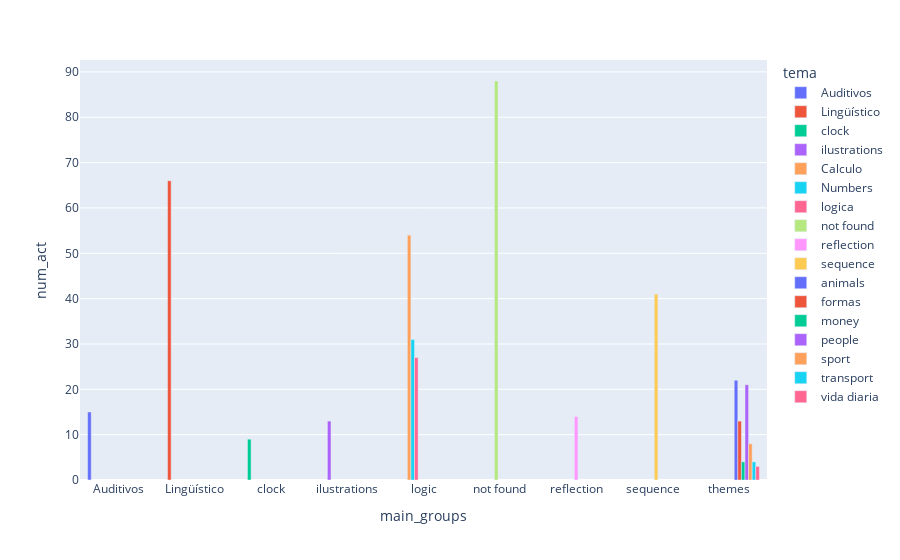

Here is the notebook cell this chart was saved with:
### Code cell
import plotly.express as px
clf_df["main_groups"] = clf_df["tema"].apply(classify)
px.bar(
    data_frame = clf_df.groupby(["main_groups", "tema"])["activity_id"].nunique().reset_index(name = "num_act"),
    x = "main_groups",
    y = "num_act",
    color = "tema",
    barmode = "group",
)

### Figure 1 — Plotly figure (JSON) as saved in the notebook; plotly's stock layout.template omitted (floating-point values rounded to 4 significant figures)
{"data": [{"alignmentgroup": "True", "hovertemplate": "tema=Auditivos<br>main_groups=%{x}<br>num_act=%{y}<extra></extra>", "legendgroup": "Auditivos", "marker": {"color": "#636efa", "pattern": {"shape": ""}}, "name": "Auditivos", "offsetgroup": "Auditivos", "orientation": "v", "showlegend": true, "textposition": "auto", "type": "bar", "x": ["Auditivos"], "xaxis": "x", "y": [15], "yaxis": "y"}, {"alignmentgroup": "True", "hovertemplate": "tema=Lingüístico<br>main_groups=%{x}<br>num_act=%{y}<extra></extra>", "legendgroup": "Lingüístico", "marker": {"color": "#EF553B", "pattern": {"shape": ""}}, "name": "Lingüístico", "offsetgroup": "Lingüístico", "orientation": "v", "showlegend": true, "textposition": "auto", "type": "bar", "x": ["Lingüístico"], "xaxis": "x", "y": [66], "yaxis": "y"}, {"alignmentgroup": "True", "hovertemplate": "tema=clock<br>main_groups=%{x}<br>num_act=%{y}<extra></extra>", "legendgroup": "clock", "marker": {"color": "#00cc96", "pattern": {"shape": ""}}, "name": "clock", "offsetgroup": "clock", "orientation": "v", "showlegend": true, "textposition": "auto", "type": "bar", "x": ["clock"], "xaxis": "x", "y": [9], "yaxis": "y"}, {"alignmentgroup": "True", "hovertemplate": "tema=ilustrations<br>main_groups=%{x}<br>num_act=%{y}<extra></extra>", "legendgroup": "ilustrations", "marker": {"color": "#ab63fa", "pattern": {"shape": ""}}, "name": "ilustrations", "offsetgroup": "ilustrations", "orientation": "v", "showlegend": true, "textposition": "auto", "type": "bar", "x": ["ilustrations"], "xaxis": "x", "y": [13], "yaxis": "y"}, {"alignmentgroup": "True", "hovertemplate": "tema=Calculo<br>main_groups=%{x}<br>num_act=%{y}<extra></extra>", "legendgroup": "Calculo", "marker": {"color": "#FFA15A", "pattern": {"shape": ""}}, "name": "Calculo", "offsetgroup": "Calculo", "orientation": "v", "showlegend": true, "textposition": "auto", "type": "bar", "x": ["logic"], "xaxis": "x", "y": [54], "yaxis": "y"}, {"alignmentgroup": "True", "hovertemplate": "tema=Numbers<br>main_groups=%{x}<br>num_act=%{y}<extra></extra>", "legendgroup": "Numbers", "marker": {"color": "#19d3f3", "pattern": {"shape": ""}}, "name": "Numbers", "offsetgroup": "Numbers", "orientation": "v", "showlegend": true, "textposition": "auto", "type": "bar", "x": ["logic"], "xaxis": "x", "y": [31], "yaxis": "y"}, {"alignmentgroup": "True", "hovertemplate": "tema=logica<br>main_groups=%{x}<br>num_act=%{y}<extra></extra>", "legendgroup": "logica", "marker": {"color": "#FF6692", "pattern": {"shape": ""}}, "name": "logica", "offsetgroup": "logica", "orientation": "v", "showlegend": true, "textposition": "auto", "type": "bar", "x": ["logic"], "xaxis": "x", "y": [27], "yaxis": "y"}, {"alignmentgroup": "True", "hovertemplate": "tema=not found<br>main_groups=%{x}<br>num_act=%{y}<extra></extra>", "legendgroup": "not found", "marker": {"color": "#B6E880", "pattern": {"shape": ""}}, "name": "not found", "offsetgroup": "not found", "orientation": "v", "showlegend": true, "textposition": "auto", "type": "bar", "x": ["not found"], "xaxis": "x", "y": [88], "yaxis": "y"}, {"alignmentgroup": "True", "hovertemplate": "tema=reflection<br>main_groups=%{x}<br>num_act=%{y}<extra></extra>", "legendgroup": "reflection", "marker": {"color": "#FF97FF", "pattern": {"shape": ""}}, "name": "reflection", "offsetgroup": "reflection", "orientation": "v", "showlegend": true, "textposition": "auto", "type": "bar", "x": ["reflection"], "xaxis": "x", "y": [14], "yaxis": "y"}, {"alignmentgroup": "True", "hovertemplate": "tema=sequence<br>main_groups=%{x}<br>num_act=%{y}<extra></extra>", "legendgroup": "sequence", "marker": {"color": "#FECB52", "pattern": {"shape": ""}}, "name": "sequence", "offsetgroup": "sequence", "orientation": "v", "showlegend": true, "textposition": "auto", "type": "bar", "x": ["sequence"], "xaxis": "x", "y": [41], "yaxis": "y"}, {"alignmentgroup": "True", "hovertemplate": "tema=animals<br>main_groups=%{x}<br>num_act=%{y}<extra></extra>", "legendgroup": "animals", "marker": {"color": "#636efa", "pattern": {"shape": ""}}, "name": "animals", "offsetgroup": "animals", "orientation": "v", "showlegend": true, "textposition": "auto", "type": "bar", "x": ["themes"], "xaxis": "x", "y": [22], "yaxis": "y"}, {"alignmentgroup": "True", "hovertemplate": "tema=formas<br>main_groups=%{x}<br>num_act=%{y}<extra></extra>", "legendgroup": "formas", "marker": {"color": "#EF553B", "pattern": {"shape": ""}}, "name": "formas", "offsetgroup": "formas", "orientation": "v", "showlegend": true, "textposition": "auto", "type": "bar", "x": ["themes"], "xaxis": "x", "y": [13], "yaxis": "y"}, {"alignmentgroup": "True", "hovertemplate": "tema=money<br>main_groups=%{x}<br>num_act=%{y}<extra></extra>", "legendgroup": "money", "marker": {"color": "#00cc96", "pattern": {"shape": ""}}, "name": "money", "offsetgroup": "money", "orientation": "v", "showlegend": true, "textposition": "auto", "type": "bar", "x": ["themes"], "xaxis": "x", "y": [4], "yaxis": "y"}, {"alignmentgroup": "True", "hovertemplate": "tema=people<br>main_groups=%{x}<br>num_act=%{y}<extra></extra>", "legendgroup": "people", "marker": {"color": "#ab63fa", "pattern": {"shape": ""}}, "name": "people", "offsetgroup": "people", "orientation": "v", "showlegend": true, "textposition": "auto", "type": "bar", "x": ["themes"], "xaxis": "x", "y": [21], "yaxis": "y"}, {"alignmentgroup": "True", "hovertemplate": "tema=sport<br>main_groups=%{x}<br>num_act=%{y}<extra></extra>", "legendgroup": "sport", "marker": {"color": "#FFA15A", "pattern": {"shape": ""}}, "name": "sport", "offsetgroup": "sport", "orientation": "v", "showlegend": true, "textposition": "auto", "type": "bar", "x": ["themes"], "xaxis": "x", "y": [8], "yaxis": "y"}, {"alignmentgroup": "True", "hovertemplate": "tema=transport<br>main_groups=%{x}<br>num_act=%{y}<extra></extra>", "legendgroup": "transport", "marker": {"color": "#19d3f3", "pattern": {"shape": ""}}, "name": "transport", "offsetgroup": "transport", "orientation": "v", "showlegend": true, "textposition": "auto", "type": "bar", "x": ["themes"], "xaxis": "x", "y": [4], "yaxis": "y"}, {"alignmentgroup": "True", "hovertemplate": "tema=vida diaria<br>main_groups=%{x}<br>num_act=%{y}<extra></extra>", "legendgroup": "vida diaria", "marker": {"color": "#FF6692", "pattern": {"shape": ""}}, "name": "vida diaria", "offsetgroup": "vida diaria", "orientation": "v", "showlegend": true, "textposition": "auto", "type": "bar", "x": ["themes"], "xaxis": "x", "y": [3], "yaxis": "y"}], "layout": {"barmode": "group", "legend": {"title": {"text": "tema"}, "tracegroupgap": 0}, "margin": {"t": 60}, "xaxis": {"anchor": "y", "domain": [0, 1], "title": {"text": "main_groups"}}, "yaxis": {"anchor": "x", "domain": [0, 1], "title": {"text": "num_act"}}}}
